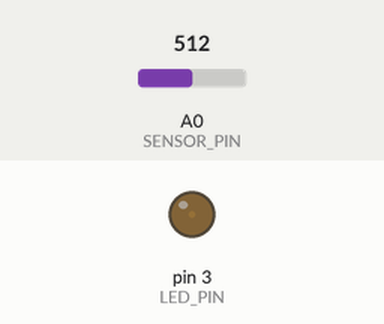
Simulated run of this sketch. Board: Arduino Uno, built with avr-gcc and run on an emulated ATmega328P. Parts: output pins drawn as LEDs (lit = HIGH). Inputs (shaded band) come from the test bench; at power-on: A0 (SENSOR_PIN) = 512.

Above: at 1.2 s.
1.3 s: A0 (SENSOR_PIN) set to 306
At 2.05 s:
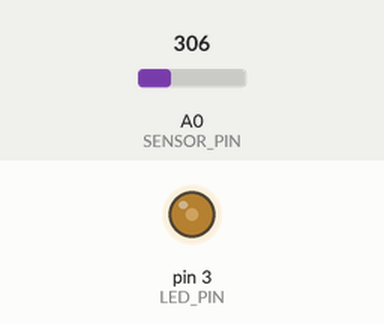
At 3.8 s:
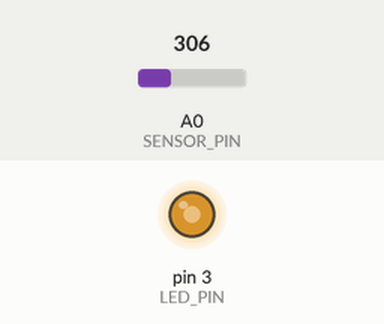
4.3 s: A0 (SENSOR_PIN) set to 220
At 6.1 s:
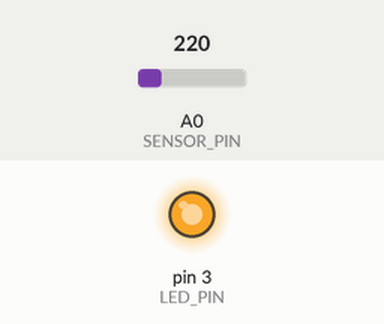
Timing chart, 0 to 7.6 s (numbered marks = the images above; inputs shaded):
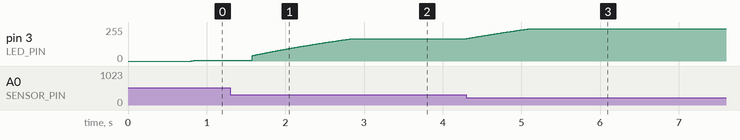

Measured:
- after the input at 1.3 s, pin 3 (LED_PIN): moves from 4/255 to 168/255 over 1.5 s, starting at once
- after the input at 4.3 s, pin 3 (LED_PIN): moves from 168/255 to 242/255 over 0.79 s, starting at once

The sketch:

luminch_one.ino
```cpp
// (licence header left out)
#define LED_PIN 3
#define SENSOR_PIN A0

#define SENSE_THRESHOLD 150
#define TRACK_THRESHOLD 230
#define DEBOUNCE_CYCLES 30
#define START_TRACKING_CYCLES 180
#define END_TRACKING_CYCLES 210
#define HAND_MINIMUM_CHANGE 15

int adc_input = 0;
int pwm_output = 0;
int stored_bright = 0xFF;
int target_bright = 0;
int hand_tracked_bright = 0;

boolean lamp_lighted = false;
boolean hand_tracking = false;

unsigned char hand_cycles = 0;
unsigned char debounce_cycles = 0;

int sample_1 = 0;
int sample_2 = 0;
int sample_3 = 0;
int sample_4 = 0;


void setup()  {
  analogWrite(LED_PIN, 0);
}

void loop()  {
  sample_1 = analogRead(SENSOR_PIN); delay(1);
  sample_2 = analogRead(SENSOR_PIN); delay(1);
  sample_3 = analogRead(SENSOR_PIN); delay(1);
  sample_4 = analogRead(SENSOR_PIN); delay(1);
  adc_input = (sample_1 + sample_2 + sample_3 + sample_4) >> 2;

  if(debounce_cycles)
    debounce_cycles -= 1;
  else {
    if(hand_tracking) {
      if(adc_input > SENSE_THRESHOLD) {
        if(adc_input > TRACK_THRESHOLD + 0xFF)
          hand_tracked_bright = 0;
        else if(adc_input < TRACK_THRESHOLD)
          hand_tracked_bright = 0xff;
        else
          hand_tracked_bright = 0xFF - (adc_input - TRACK_THRESHOLD);
        // I think this is where the light is turned on with a default birghtness
        if(abs(target_bright - hand_tracked_bright) > HAND_MINIMUM_CHANGE || !lamp_lighted) {
          target_bright = (target_bright + (hand_tracked_bright > 8 ? hand_tracked_bright : 8)) >> 1;
          lamp_lighted = true;
        }
        hand_cycles = 0;
      }
      else {
        target_bright = pwm_output;
        stored_bright = pwm_output;
        hand_cycles += 1;
        if(hand_cycles == END_TRACKING_CYCLES) {
          hand_tracking = false;
          hand_cycles = 0;
        }
      }
    }
    else {
      if(adc_input > SENSE_THRESHOLD) {
        hand_cycles += 1;
        if(hand_cycles == START_TRACKING_CYCLES) {
          hand_tracking = true;
          hand_cycles = 0;
        }
      }
      else {
        if(hand_cycles) {
          lamp_lighted = !lamp_lighted;
          target_bright = lamp_lighted ? stored_bright : 0;
          debounce_cycles = DEBOUNCE_CYCLES;
        }
        hand_cycles = 0;
      }
    }
  }

  if(pwm_output != target_bright) {
    if(pwm_output > target_bright && pwm_output > 0) --pwm_output;
    if(pwm_output < target_bright && pwm_output < 0xFF) ++pwm_output;
    analogWrite(LED_PIN, pwm_output);
    delay((0xFF - abs(target_bright - pwm_output)) >> 5);
  }
}
```
